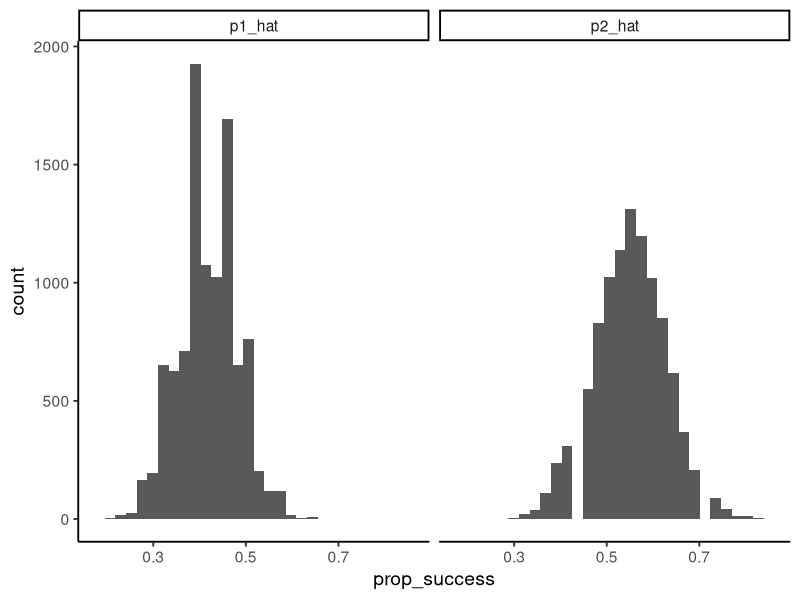
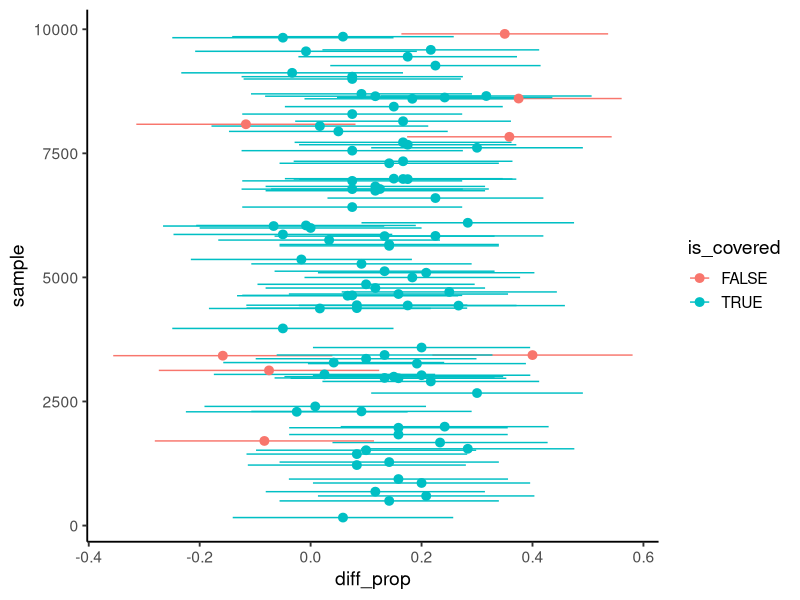
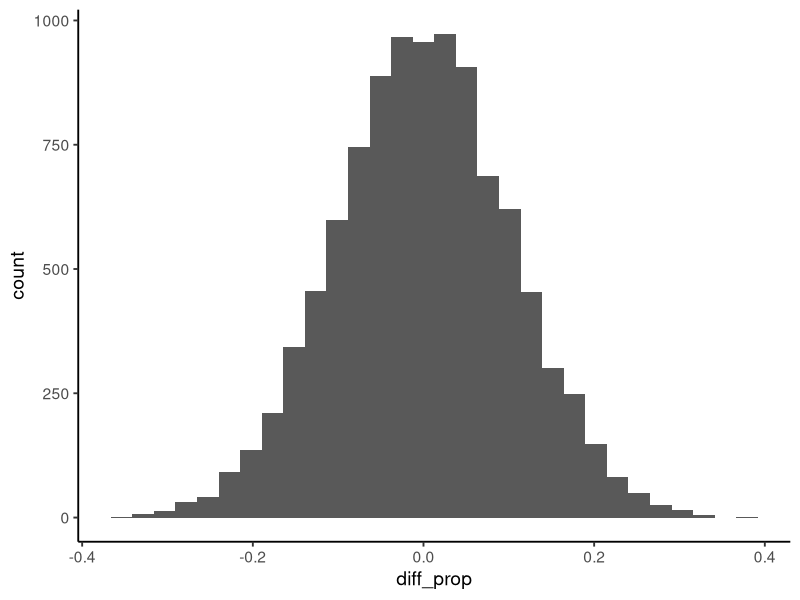
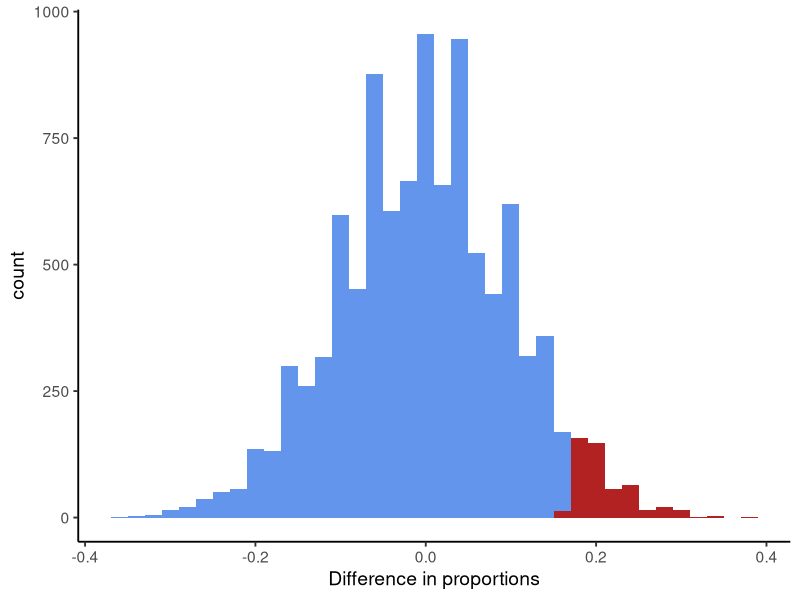

These figures' R source, in order:
library(tidyverse)
theme_set(theme_classic(14))
set.seed(123)

# Testing CI coverage -----------------------------------------------------

# 1. Define your population
p1 <- 0.42
p2 <- 0.55
n1 <- 60
n2 <- 40

# 2. Simulate many samples
n_samples <- 1e4
x1 <- rbinom(n = n_samples,
             size = n1,
             prob = p1)

x2 <- rbinom(n = n_samples,
             size = n2,
             prob = p2)

# 3. Calculate statistic for each sample
p1_hat <- x1 / n1
p2_hat <- x2 / n2
diff_prop <- p2_hat - p1_hat

# Here's the distribution of our samples
tibble(p1_hat,
       p2_hat) %>% 
  pivot_longer(c(p1_hat, p2_hat), 
               names_to = "treatment", 
               values_to = "prop_success") %>% 
  ggplot(aes(prop_success)) +
  geom_histogram() +
  facet_wrap(~ treatment)

# 4. Calculate the SE for the CI
se_diff_prop <- sqrt(p1_hat * (1 - p1_hat) / n1 +
                       p2_hat * (1 - p2_hat) / n2)

# 5. Calculate the CI for each sample
ci_95_lwr <- qnorm(0.025, mean = diff_prop, sd = se_diff_prop)
ci_95_upr <- qnorm(0.975, mean = diff_prop, sd = se_diff_prop)

# 6. Calculate coverage
is_covered <- ci_95_lwr <= p2 - p1 & p2 - p1 <= ci_95_upr
coverage <- mean(is_covered)
coverage

# Visualize the CI's
tibble(sample = 1:n_samples,
       diff_prop,
       ci_95_lwr,
       ci_95_upr,
       is_covered) %>% 
  sample_n(100) %>% 
  ggplot(aes(diff_prop, sample, xmin = ci_95_lwr, xmax = ci_95_upr, color = is_covered)) +
  geom_pointrange()


# Testing p-value rejections ----------------------------------------------

# 1. Choose parameters and predictor FOR THE NULL HYPOTHESIS
p <- 0.5
n1 <- 60
n2 <- 40

# 2. Simulate many samples
n_samples <- 1e4
x1 <- rbinom(n = n_samples,
             size = n1,
             prob = p)
x2 <- rbinom(n = n_samples,
             size = n2,
             prob = p)

# 3. Calculate statistic for each sample
p1_hat <- x1 / n1
p2_hat <- x2 / n2
diff_prop <- p2_hat - p1_hat

# What does the null distribution look like?
tibble(diff_prop) %>% 
  ggplot(aes(diff_prop)) +
  geom_histogram()

# 4. Calculate standard error for null hypothesis
p_hat <- (x1 + x2) / (n1 + n2)
se_null <- sqrt(p_hat * (1 - p_hat) * (1 / n1 + 1 / n2))

# 5. Calculate p value
pval <- pnorm(diff_prop, mean = 0, sd = se_null, lower.tail = FALSE)
mean(pval <= 0.05)

# Visualize result
tibble(diff_prop,
       reject = pval <= 0.05) %>% 
  ggplot(aes(diff_prop, fill = reject)) +
  geom_histogram(binwidth = 0.02) +
  scale_fill_manual(values = c(`FALSE` = "cornflowerblue", `TRUE` = "firebrick")) +
  labs(x = "Difference in proportions") +
  theme(legend.position = "none") 




